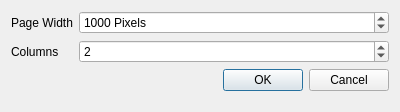
<?xml version="1.0" encoding="UTF-8"?>
<ui version="4.0">
 <class>showAllContoursDlg</class>
 <widget class="QDialog" name="showAllContoursDlg">
  <property name="geometry">
   <rect>
    <x>0</x>
    <y>0</y>
    <width>400</width>
    <height>112</height>
   </rect>
  </property>
  <property name="windowTitle">
   <string>Dialog</string>
  </property>
  <layout class="QFormLayout" name="formLayout">
   <item row="0" column="0">
    <widget class="QLabel" name="label">
     <property name="text">
      <string>Page Width</string>
     </property>
    </widget>
   </item>
   <item row="0" column="1">
    <widget class="QSpinBox" name="Width">
     <property name="suffix">
      <string> Pixels</string>
     </property>
     <property name="maximum">
      <number>4000</number>
     </property>
     <property name="value">
      <number>1000</number>
     </property>
    </widget>
   </item>
   <item row="1" column="0">
    <widget class="QLabel" name="label_2">
     <property name="text">
      <string>Columns</string>
     </property>
    </widget>
   </item>
   <item row="1" column="1">
    <widget class="QSpinBox" name="columns">
     <property name="maximum">
      <number>10</number>
     </property>
     <property name="value">
      <number>2</number>
     </property>
    </widget>
   </item>
   <item row="2" column="0" colspan="2">
    <widget class="QDialogButtonBox" name="buttonBox">
     <property name="orientation">
      <enum>Qt::Horizontal</enum>
     </property>
     <property name="standardButtons">
      <set>QDialogButtonBox::Cancel|QDialogButtonBox::Ok</set>
     </property>
    </widget>
   </item>
  </layout>
 </widget>
 <resources/>
 <connections>
  <connection>
   <sender>buttonBox</sender>
   <signal>accepted()</signal>
   <receiver>showAllContoursDlg</receiver>
   <slot>accept()</slot>
   <hints>
    <hint type="sourcelabel">
     <x>248</x>
     <y>254</y>
    </hint>
    <hint type="destinationlabel">
     <x>157</x>
     <y>274</y>
    </hint>
   </hints>
  </connection>
  <connection>
   <sender>buttonBox</sender>
   <signal>rejected()</signal>
   <receiver>showAllContoursDlg</receiver>
   <slot>reject()</slot>
   <hints>
    <hint type="sourcelabel">
     <x>316</x>
     <y>260</y>
    </hint>
    <hint type="destinationlabel">
     <x>286</x>
     <y>274</y>
    </hint>
   </hints>
  </connection>
 </connections>
</ui>
